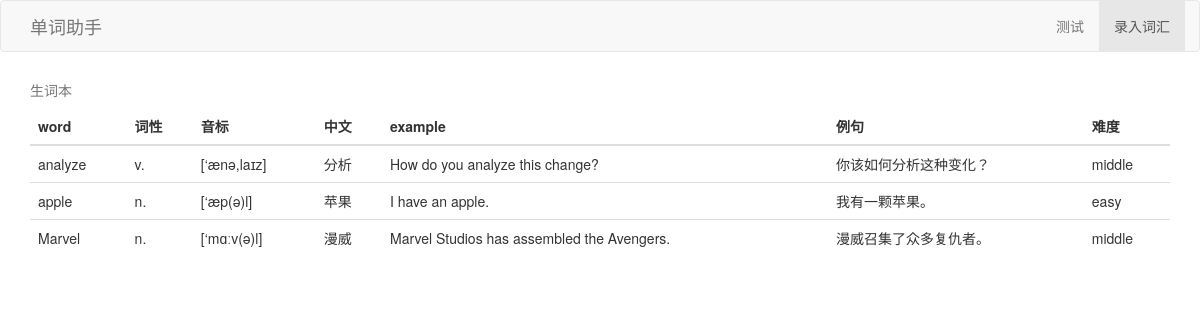
/note.php, run on the app's committed database.
### tables this page shows
CREATE TABLE IF NOT EXISTS `note` (
  `word` varchar(30) NOT NULL,
  `chara` char(5) NOT NULL,
  `interpretation` varchar(50) NOT NULL,
  `pronounction` varchar(20) DEFAULT NULL,
  `difficulty` varchar(20) DEFAULT NULL,
  `engexpl` varchar(1000) DEFAULT NULL,
  `chsexpl` varchar(500) DEFAULT NULL,
  `picture` varbinary(4096) DEFAULT NULL,
  PRIMARY KEY (`word`,`chara`)
);

### note.php (the view, shortened to what this page needs)
<!DOCTYPE html>
<html xmlns="http://www.w3.org/1999/xhtml">
<head>
	<link href="https://maxcdn.bootstrapcdn.com/bootstrap/3.3.7/css/bootstrap.min.css" rel="stylesheet">
</head>
<body>
	<nav class="navbar navbar-default" role="navigation">
		<div class="container-fluid container">
		<div class="navbar-header">
			<a class="navbar-brand" href="main.html">单词助手</a>
		</div>
		<div class="float-right ">
			<ul class="nav navbar-nav navbar-right">
				<li><a href="text.html">测试</a></li>
				<li class="active"><a href="addwords.html">录入词汇</a></li>
			</ul>
		</div>
	</nav>
	<div class="container">
		<table class="table table-hover">
		  <caption>生词本</caption>
		  <thead>
			<tr>
			  <th>word</th>
			  <th>词性</th>
			  <th>音标</th>
			  <th>中文</th>
			  <th>example</th>
			  <th>例句</th>
			  <th>难度</th>
			</tr>
		  </thead>
		  <tbody>
			<?php
				require_once("php/sqlconfig.php");
				$conn = mysqli_connect($host, $username, $password);
				mysqli_select_db( $conn, $dbname);
				$sql = "select * from note order by word";
				$result = mysqli_query($conn, $sql);
				while($row = mysqli_fetch_assoc($result)){
					echo '<tr>';
					echo '<td>' . $row["word"] . '</td>';
					echo '<td>' . $row["chara"] . '</td>';
					echo '<td>' . $row["pronounction"] . '</td>';
					echo '<td>' . $row["interpretation"] . '</td>';
					echo '<td>' . $row["engexpl"] . '</td>';
					echo '<td>' . $row["chsexpl"] . '</td>';
					echo '<td>' . $row["difficulty"] . '</td>';
				}
			?>
		  </tbody>
		</table>
	</div>
</body>
</html>

### data on the page
note: word "analyze", chara "v.", pronounction "[‘ænə,laɪz]", interpretation "分析", engexpl "How do you analyze this change?", chsexpl "你该如何分析这种变化？", difficulty "middle"
note: word "apple", chara "n.", pronounction "[‘æp(ə)l]", interpretation "苹果", engexpl "I have an apple.", chsexpl "我有一颗苹果。", difficulty "easy"
note: word "Marvel", chara "n.", pronounction "[‘mɑːv(ə)l]", interpretation "漫威", engexpl "Marvel Studios has assembled the Avengers.", chsexpl "漫威召集了众多复仇者。", difficulty "middle"
